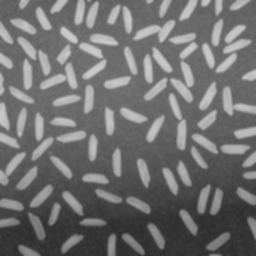
#> input picture Submission/images/rice.png, 256 x 256 px
$ jupyter execute --allow-errors Sobel_Edge.ipynb   (older library calls are emulated)
#> lines starting #> are read from the running program, lines starting #| are printed output that depends on the picture; after the words box and inside, x2 and y2 are one past the last pixel; in counts of white or black regions, pixels touching at a corner belong together
[cell 1]
import numpy as np
import cv2
import matplotlib.pyplot as plt
import math

[cell 2]
# Import image
img = cv2.imread('images/rice.png', cv2.IMREAD_GRAYSCALE)
#> img is the input picture: shape (256, 256); min 44, max 204, mean 111.2

# Take gradient and take the magnitude of graidnet
sobel_img_x = cv2.Sobel(img, cv2.CV_64F, 1, 0, ksize=3)
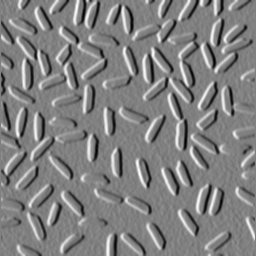
#> sobel_img_x: shape (256, 256) float64; min -249, max 244, mean -0.5; drawn with min black and max white
sobel_img_y = cv2.Sobel(img, cv2.CV_64F, 0, 1, ksize=3)
sobel_img = cv2.magnitude(sobel_img_x, sobel_img_y)
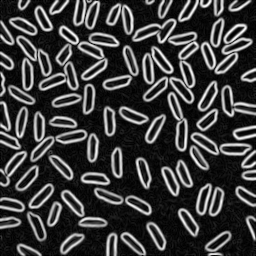
#> sobel_img: shape (256, 256) float64; min 0, max 256.1, mean 60.7; drawn with min black and max white

# Threshold the image by 150 and 200
ret, sobel_150_img = cv2.threshold(sobel_img, 150, 255, cv2.THRESH_BINARY)
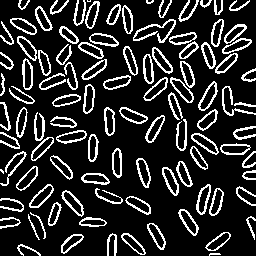
#> sobel_150_img: shape (256, 256) float64; 17.6% white in thin lines or dots
ret, sobel_200_img = cv2.threshold(sobel_img, 200, 255, cv2.THRESH_BINARY)
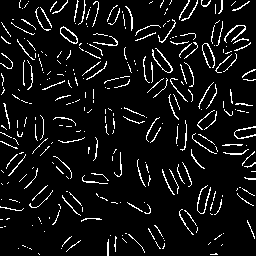
#> sobel_200_img: shape (256, 256) float64; 7.3% white in thin lines or dots

plt.figure(figsize=(10,10))
plt.subplot(121), plt.imshow(sobel_150_img, cmap = 'gray'), plt.title("Sobel with threshold 150")
plt.xticks([]), plt.yticks([])
plt.subplot(122), plt.imshow(sobel_200_img, cmap = 'gray'), plt.title("Sobel with threshold 200")
plt.xticks([]), plt.yticks([])
plt.show()

[cell 3]
# Import image
img = cv2.imread('images/rice.png', cv2.IMREAD_GRAYSCALE)

# Apply box filter to image
box_filter_img = cv2.boxFilter(img, -1, (5,5))

# Apply Gaussian filter to image
gaussian_filter = cv2.GaussianBlur(img, (5,5), math.sqrt(2))

# Sharpen images using different filters
img_box = np.add(img, np.subtract(img, box_filter_img))
img_gauss = np.add(img, np.subtract(img, gaussian_filter))

# Perform sobel edge detection on Gaussian sharpened image
sobel_img_x = cv2.Sobel(img_gauss, cv2.CV_64F, 1, 0, ksize=3)
sobel_img_y = cv2.Sobel(img_gauss, cv2.CV_64F, 0, 1, ksize=3)
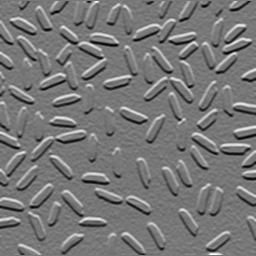
#> sobel_img_y: shape (256, 256) float64; min -324, max 363, mean -2; drawn with min black and max white
sobel_img_gauss = cv2.magnitude(sobel_img_x, sobel_img_y)
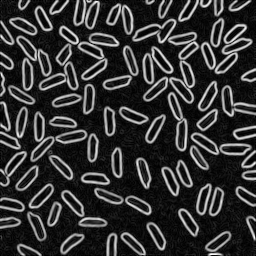
#> sobel_img_gauss: shape (256, 256) float64; min 0, max 365.1, mean 73.9; drawn with min black and max white

# Perform sobel edge detection on Box filtered image
sobel_img_x = cv2.Sobel(img_box, cv2.CV_32F, 1, 0, ksize=3)
sobel_img_y = cv2.Sobel(img_box, cv2.CV_32F, 0, 1, ksize=3)
sobel_img_box = cv2.magnitude(sobel_img_x, sobel_img_y)

# Threshold the images by 150 and 200
ret, sobel_150_gauss = cv2.threshold(sobel_img_gauss, 150, 255, cv2.THRESH_BINARY)
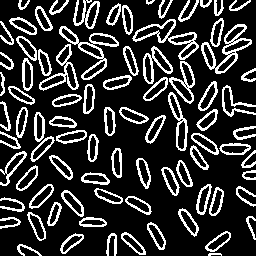
#> sobel_150_gauss: shape (256, 256) float64; 20.6% white in thin lines or dots
ret, sobel_200_gauss = cv2.threshold(sobel_img_gauss, 200, 255, cv2.THRESH_BINARY)
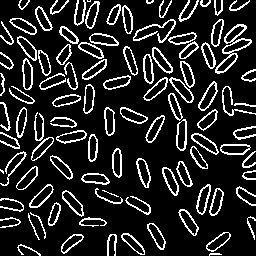
#> sobel_200_gauss: shape (256, 256) float64; 15.4% white in thin lines or dots

ret, sobel_150_box = cv2.threshold(sobel_img_box, 150, 255, cv2.THRESH_BINARY)
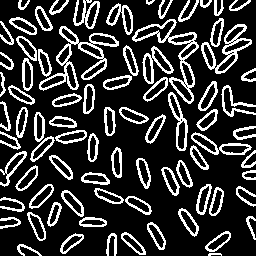
#> sobel_150_box: shape (256, 256) float32; 21.4% white in thin lines or dots
ret, sobel_200_box = cv2.threshold(sobel_img_box, 200, 255, cv2.THRESH_BINARY)
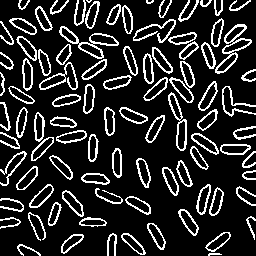
#> sobel_200_box: shape (256, 256) float32; 16.7% white in thin lines or dots

plt.figure(figsize = (10,10))
plt.subplot(121), plt.imshow(sobel_150_box, cmap = 'gray'), plt.title("Sobel Box with threshold 150")
plt.xticks([]), plt.yticks([])
plt.subplot(122), plt.imshow(sobel_200_box, cmap = 'gray'), plt.title("Sobel Box with threshold 200")
plt.xticks([]), plt.yticks([])
plt.show()

plt.figure(figsize = (10,10))
plt.subplot(121), plt.imshow(sobel_150_gauss, cmap = 'gray'), plt.title("Sobel Gauss with threshold 150")
plt.xticks([]), plt.yticks([])
plt.subplot(122), plt.imshow(sobel_200_gauss, cmap = 'gray'), plt.title("Sobel Gauss with threshold 200")
plt.xticks([]), plt.yticks([])
plt.show()
